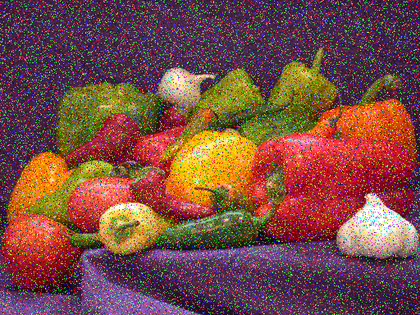
%> input picture Matlab/pics/pepper.png, 420 x 315 px, shrunk from 512 x 384 before the run
$ octave medianFilter3x3.m   (GNU Octave 9; MATLAB toolbox functions it lacks are replaced by stand-ins)
%> lines starting %> are read from the running program, lines starting %| are printed output that depends on the picture
### Matlab/imdisp.m
function hIm = imdisp(I, varargin)
%IMDISP  Display one or more images nicely
%
% Examples:
%   imdisp
%   imdisp(I)
%   imdisp(I, map)
%   imdisp(I, lims)
%   imdisp(I, map, lims)
%   imdisp(..., param1, value1, param2, value2, ...)
%   h = imdisp(...)
%
% This function displays one or more images nicely. Images can be defined
% by arrays or filenames. Multiple images can be input in a cell array or
% stacked along the fourth dimension, and are displayed as a grid of
% subplots (an improvement over MONTAGE). The size of grid is calculated or
% user defined. The figure size is set so that images are magnified by an
% integer value.
%
% If the image grid size is user defined, images not fitting in the grid
% can be scrolled through using the following key presses:
%    Up - Back a row.
%    Down - Forward a row.
%    Left - Back a page (or column if there is only one row).
%    Right - Forward a page (or column if there is only one row).
%    Shift - 2 x speed.
%    Ctrl - 4 x speed.
%    Shift + Ctrl - 8 x speed.
%
% This allows fast scrolling through a movie or image stack, e.g.
%    imdisp(imstack, 'Size', 1)
% The function can be used as a visual DIR, e.g.
%    imdisp()
% to display all images in the current directory on a grid, or
%    imdisp({}, 'Size', 1)
% to scroll through them one at a time.
%
% IN:
%   I - MxNxCxP array of images, or 1xP cell array. C is 1 for indexed
%       images or 3 for RGB images. P is the number of images. If I is a
%       cell array then each cell must contain an image. Images can equally
%       be defined by filenames. If I is an empty cell array then all the
%       images in the current directory are used. Default: {}.
%   map - Kx3 colormap to be used with indexed images. Default: gray(256).
%   lims - [LOW HIGH] display range for indexed images. Default: [min(I(:))
%          max(I(:))].
%   Optional parameters - name, value parameter pairs for the following:
%      'Size' - [H W] size of grid to display image on. If only H is given
%               then W = H. If either H or W is NaN then the number of rows
%               or columns is chosen such that all images fit. If both H
%               and W are NaN or the array is empty then the size of grid
%               is chosen to fit all images in as large as possible.
%               Default: [].
%      'Indices' - 1xL list of indices of images to display. Default: 1:P.
%      'Border' - [TB LR] borders to give each image top and bottom (TB)
%                 and left and right (LR), to space out images. Borders are
%                 normalized to the subplot size, i.e. TB = 0.01 gives a
%                 border 1% of the height of each subplot. If only TB is
%                 given, LR = TB. Default: 0.01.
%      'DisplayRange' - Same as lims input.
%      'Map' - Kx3 colormap or (additionally from above) name of MATLAB
%              colormap, for use with indexed images. Default: gray(256).
%
% OUT:
%   h - HxW array of handles to images.
%
%   See also IMAGE, IMAGESC, IMSHOW, MONTAGE.

% Parse inputs
[map layout gap indices lims] = parse_inputs(varargin);

if nargin == 0 || (iscell(I) && isempty(I))
    % Read in all the images in the directory
    I = get_im_names;
    if isempty(I)
        % No images found
        if nargout > 0
            hIm = [];
        end
        return
    end
end

% Check if input is filenames
if ischar(I)
    [x y c] = size(I);
    if (x > 1 && y > 1) || c > 1
        I = num2cell(I, 2);
    else
        I = {I(:)'};
    end
end

% Get limits, etc.
if isnumeric(I) || islogical(I)
    [y x c n] = size(I);
    if isempty(lims)
        lims = min_max(I);
    elseif isequal(0, lims)
        lims = default_limits(I);
    elseif c == 3
        % Rescale
        if ~isfloat(I)
            I = single(I);
        end
        I = min(max((I - lims(1)) ./ (lims(2) - lims(1)), 0), 1);
    end
    if isfloat(I) && c == 3 && n > 1
        I = uint8(I * 256 - 0.5);
        lims = round(lims * 256 - 0.5);
    end
elseif iscell(I)
    n = numel(I);
    A = I{1};
    if ischar(A)
        % Read in the image (or images for multi-frame files)
        if n == 1
            I = imread_rgb_multi(A);
            if iscell(I)
                n = numel(I);
                A = I{1};
                [y x c] = size(A);
            else
                [y x c n] = size(I);
                A = I;
            end
        else
            A = imread_rgb(A);
            I{1} = A;
            [y x c] = size(A);
        end
    else
        [y x c] = size(A);
    end
    % Assume all images are the same size and type as the first
    if isempty(lims) || isequal(0, lims)
        lims = default_limits(A);
    end
else
    error('I not of recognized type.');
end

% Select indexed images
if ~isequal(indices, -1)
    if iscell(I)
        I = I(indices);
        n = numel(I);
    else
        I = I(:,:,:,indices);
        n = size(I, 4);
    end
end

% Get the current figure
hFig = get(0, 'CurrentFigure');
if isempty(hFig)
    % Create a new figure
    hFig = figure;
elseif n > 1
    % Clear the figure
    hFig = clf(hFig, 'reset');
end

% Set the colormap
set(hFig, 'Colormap', map);

% Display the image(s)
if n == 0
    hIm = display_image([], gca, [0 1]);

    if nargout == 0
        clear hIm % Avoid printing this out
    end
    return
elseif n == 1
    % IMSHOW mode
    % Display the single image
    hAx = gca;
    if iscell(I)
        I = I{1};
    end
    hIm = display_image(I, hAx, lims);

    if nargout == 0
        clear hIm % Avoid printing this out
    end

    % Only resize image if it is alone in the figure
    if numel(findobj(get(hFig, 'Children'), 'Type', 'axes')) > 1
        return
    end
    % Could still be the first subplot - do another check
    axesPos = get(hAx, 'Position');
    newAxesPos = [gap(1) gap(end) 1-2*gap(1) 1-2*gap(end)];
    if isequal(axesPos, get(hFig, 'DefaultAxesPosition'))
        % Default position => not a subplot
        % Fill the window
        set(hAx, 'Units', 'normalized', 'Position', newAxesPos);
        axesPos = newAxesPos;
    end
    if ~isequal(axesPos, newAxesPos)
        % Figure not alone, so don't resize.
        return
    end
    layout = [1 1];
else
    % MONTAGE mode
    % Compute a good layout
    layout = choose_layout(n, y, x, layout);

    % Create a data structure to store the data in
    num = prod(layout);
    state.num = num * ceil(n / num);
    hIm = zeros(layout);
    hAx = zeros(layout);

    % Set the first lot of images
    index = mod(0:num-1, state.num) + 1;
    hw = 1 ./ layout;
    gap = gap ./ layout;
    dims = hw - 2 * gap;
    dims = dims([2 1]);
    for a = 1:layout(1)
        for b = 1:layout(2)
            c = index(b + (layout(1) - a) * layout(2));
            if c > n
                A = [];
            elseif iscell(I)
                A = I{c};
                if ischar(A)
                    A = imread_rgb(A);
                    I{c} = A;
                end
            else
                A = I(:,:,:,c);
            end
            hAx(a,b) = axes('Position', [(b-1)*hw(2)+gap(2) (a-1)*hw(1)+gap(1) dims], 'Units', 'normalized');
            hIm(a,b) = display_image(A, hAx(a,b), lims);
        end
    end

    % Check if we need to be able to scroll through images
    if n > num
        % Intialize rest of data structure
        state.hIm = hIm;
        state.hAx = hAx;
        state.index = 1;
        state.layout = layout;
        state.n = n;
        state.I = I;
        % Set the callback for image navigation, and save the image data in the figure
        set(hFig, 'KeyPressFcn', @keypress_callback, 'Interruptible', 'off', 'BusyAction', 'cancel', 'UserData', state);
    end

    % Flip hIm so it matches the layout
    hIm = hIm(end:-1:1,:);

    if nargout == 0
        clear hIm % Avoid printing this out
    end
end

if strcmp(get(hFig, 'WindowStyle'), 'docked')
    % Figure is docked, so can't resize
    return
end

% Set the figure size well
% Compute the image size
ImSz = layout([2 1]) .* [x y] ./ (1 - 2 * gap([end 1]));

% Get the size of the monitor we're on
figPosCur = get(hFig, 'Position');
% Monitor sizes
MonSz = get(0, 'MonitorPositions');
MonOn = size(MonSz, 1);
if MonOn > 1
    % Make the origin the top left corner of the primary monitor
    correction = 0;
    if ispc
        for a = 1:MonOn
            if isequal(MonSz(a,1:2), [1 1])
                correction = MonSz(a,4);
                break
            end
        end
    end
    % Determine which monitor the centre of the image is on
    figCenter = figPosCur(1:2) + figPosCur(3:4) / 2;
    figCenter = MonSz - repmat(figCenter, [MonOn 2]);
    MonOn = all(sign(figCenter) == repmat([-1 -1 1 1], [MonOn 1]), 2);
    MonOn(1) = MonOn(1) | ~any(MonOn);
    MonSz = MonSz(MonOn,:);
    % Correct the size
    MonSz(3:4) = MonSz(3:4) - MonSz(1:2) + 1;
    % Correct the origin
    if correction
        MonSz(2) = correction - MonSz(4) - MonSz(2) + 2;
    end
end

% Check if the window is maximized
% This is a hack which may only work on Windows! No matter, though.
if isequal(MonSz([1 3]), figPosCur([1 3]))
    % Leave maximized
    return
end

% Compute the size to set the window
MaxSz = MonSz(3:4) - [20 120];
RescaleFactor = min(MaxSz ./ ImSz);
if RescaleFactor > 1
    % Integer scale for enlarging, but don't make too big
    MaxSz = min(MaxSz, [1200 800]);
    RescaleFactor = max(floor(min(MaxSz ./ ImSz)), 1);
end
figPosNew = ceil(ImSz * RescaleFactor);

% Don't move the figure if the size isn't changing
if isequal(figPosCur(3:4), figPosNew)
    return
end

% Keep the centre of the figure stationary
figPosNew = [floor(figPosCur(1:2)+(figPosCur(3:4)-figPosNew)/2) figPosNew];

% Ensure the figure is in bounds
figPosNew(1:2) = min(max(figPosNew(1:2), MonSz(1:2)+6), MonSz(1:2)+MonSz(3:4)-[6 101]-figPosNew(3:4));

% Set the figure size and position
set(hFig, 'Position', figPosNew);
return

%% Keypress callback
% The function which does all the display stuff
% [72 lines left out: function keypress_callback, not called in this run]

%% Display the image
function hIm = display_image(A, hAx, lims)
if isempty(A)
    hIm = image(zeros(1, 1, 3));
    set(hIm, 'CData', []);
else
    hIm = image(A);
end
set(hAx, 'Visible', 'off', 'DataAspectRatio', [1 1 1], 'DrawMode', 'fast', 'CLim', lims);
set(get(hAx, 'XLabel'), 'Visible', 'on');
set(get(hAx, 'YLabel'), 'Visible', 'on');
set(get(hAx, 'Title'), 'Visible', 'on');
set(hIm, 'CDataMapping', 'scaled');
return

%% Choose a good layout for the images
% [32 lines left out: function choose_layout, not called in this run]

%% Read image to uint8 rgb array
% [47 lines left out: function imread_rgb, not called in this run]

%% Read (potentially) multi-frame image to uint8 rgb array
% [50 lines left out: function imread_rgb_multi, not called in this run]

%% Get the names of all images in a directory
% [14 lines left out: function get_im_names, not called in this run]

%% Parse inputs
function [map layout gap indices lims] = parse_inputs(inputs)

% Set defaults
map = [];
layout = [];
gap = 0;
indices = -1;
lims = 0;

% Check for map and display range
for b = 1:numel(inputs)
    if ~isnumeric(inputs{b})
        b = b - 1;
        break;
    end
    if size(inputs{b}, 2) == 3
        map = inputs{b};
    elseif numel(inputs{b}) < 3
        lims = inputs{b};
    end
end

% Go through option pairs
for a = b+1:2:numel(inputs)
    switch lower(inputs{a})
        case 'map'
            map = inputs{a+1};
            if ischar(map)
                map = feval(map, 256);
            end
        case {'size', 'grid'}
            layout = inputs{a+1};
        case {'gap', 'border'}
            gap = inputs{a+1};
        case 'indices'
            indices = inputs{a+1};
        case {'lims', 'displayrange'}
            lims = inputs{a+1};
        otherwise
            error('Input option %s not recognized', inputs{a});
    end
end

if isempty(map)
   map = gray(256);
end
return

%% Return default limits for the image type
function lims = default_limits(A)
if size(A, 3) == 1
    lims = min_max(A);
else
    lims = [0 1];
    if ~isfloat(A)
        lims = lims * double(intmax(class(A)));
    end
end
return

%% Return minimum and maximum values
% [9 lines left out: function min_max, not called in this run]

### Matlab/medianFilter3x3.m
clear all
close all
clc

im = imread('pics/pepper.png');
%> im is the input picture: size 315x420x3 uint8; mean R, G, B 121.2, 75.7, 68.7
imOriginal = im;
imdisp(imOriginal);
%> after the loop in parse_inputs, `for b = 1:numel(inputs)`: lims = 0
%> after the loop in parse_inputs, `for a = b+1:2:numel(inputs)`: indices = -1
%> in imdisp, `[map layout gap indices lims] = parse_inputs(varargin);`: map = 256 rows, first 12: [0 0 0; 0.00392 0.00392 0.00392; 0.00784 0.00784 0.00784; 0.0118 0.0118 0.0118; 0.0157 0.0157 0.0157; 0.0196 0.0196 0.0196; 0.0235 0.0235 0.0235; 0.0275 0.0275 0.0275; 0.0314 0.0314 0.0314; 0.0353 0.0353 0.0353; 0.0392 0.0392 0.0392; 0.0431 0.0431 0.0431]; layout = []; gap = 0; indices = -1; lims = 0
%> in imdisp, `lims = default_limits(I);`: lims = [0 255]
%> in imdisp, `hIm = display_image(I, hAx, lims);`: hIm = -36.28
%> in imdisp, `newAxesPos = [gap(1) gap(end) 1-2*gap(1) 1-2*gap(end)];`: newAxesPos = [0 0 1 1]
%> in imdisp, `ImSz = layout([2 1]) .* [x y] ./ (1 - 2 * gap([end 1]));`: ImSz = [420 315]
%> in imdisp, `RescaleFactor = min(MaxSz ./ ImSz);`: RescaleFactor = -0.378
%> in imdisp, `figPosNew = ceil(ImSz * RescaleFactor);`: figPosNew = [-158 -119]
%> in imdisp, `figPosNew = [floor(figPosCur(1:2)+(figPosCur(3:4)-figPosNew)/2) figPos..`: figPosNew = [659 469 -158 -119]

for l = 1:3
    compIm = im(:,:,l);
    [x,y] = size(compIm);
    im2 = [zeros(x,2) compIm zeros(x,2)];
    im2 = [zeros(2, y+4); im2; zeros(2, y+4)];
    im2 = double(im2);
    im3 = im2;

    for i = 1:x+1
        for j = 1:y+1
            m = [ im2(i, j)   im2(i, j+1)	im2(i, j+2)	  ...
                  im2(i+1, j) im2(i+1, j+1) im2(i+1, j+2) ...
                  im2(i+2, j) im2(i+2, j+1) im2(i+2, j+2) ...
                  im2(i+3, j) im2(i+3, j+1) im2(i+3, j+2) ];


            m = sort(m);
            im3(i+1, j+1) = m(5);
        end
    end

    im3 = im3(3:end-2, 3:end-2);
    im(:,:,l) = im3;
end
%> this loop made 3 passes
%> pass 1, `compIm = im(:,:,l);`:
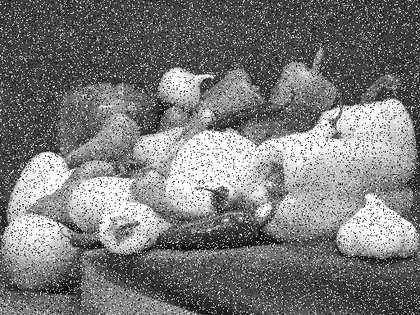
%> compIm: size 315x420 uint8; min 0, max 255, mean 121.2
%> pass 1, `im2 = [zeros(x,2) compIm zeros(x,2)];`:
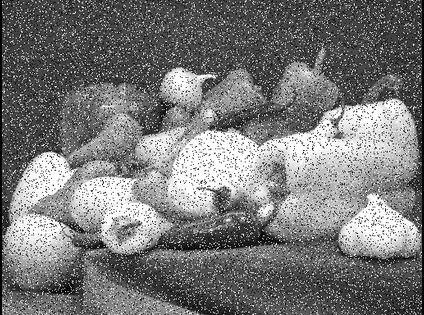
%> im2: size 315x424 uint8; min 0, max 255, mean 120.1
%> pass 1, `im2 = [zeros(2, y+4); im2; zeros(2, y+4)];`:
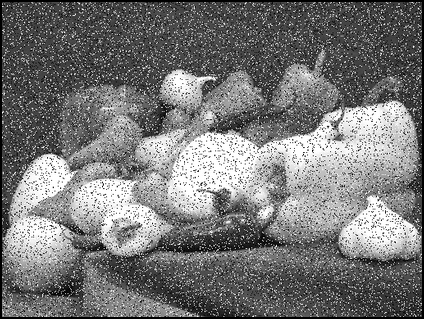
%> im2: size 319x424 uint8; min 0, max 255, mean 118.6
%> after the loop:
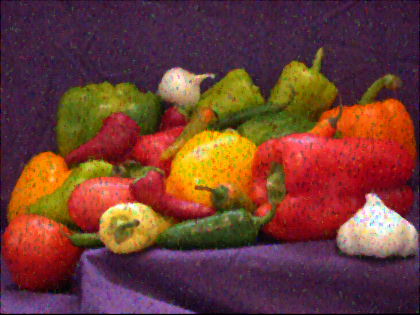
%> im: size 315x420x3 uint8; mean R, G, B 111.8, 60.6, 52.3
%> after the loop:
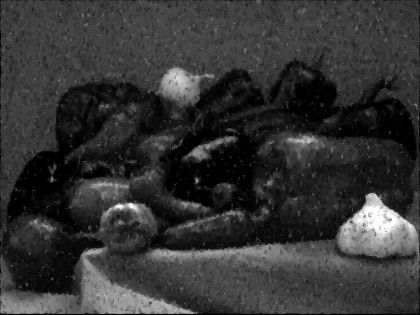
%> im3: size 315x420 double; min 0, max 255, mean 52.3
figure;
imdisp(uint8(im));
